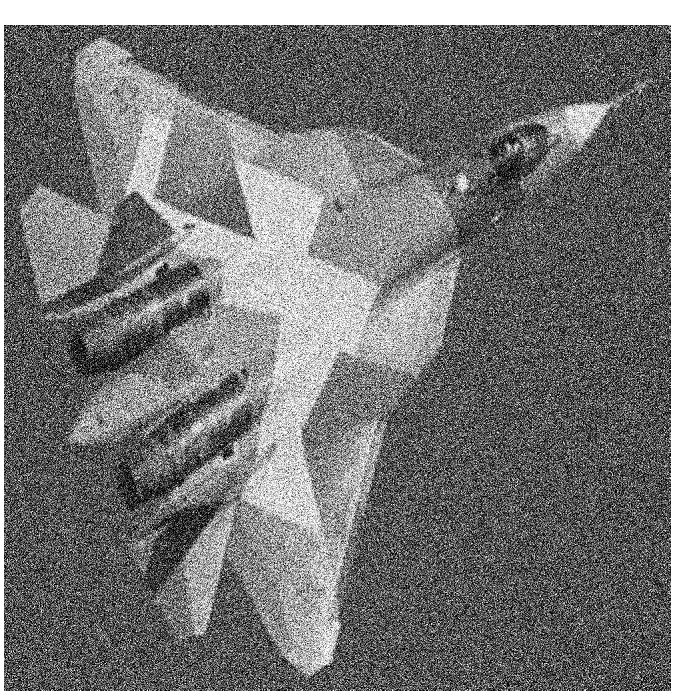
#> input picture plane.png, 675 x 698 px
$ jupyter execute --allow-errors Histogram.ipynb
#> lines starting #> are read from the running program, lines starting #| are printed output that depends on the picture; after the words box and inside, x2 and y2 are one past the last pixel; in counts of white or black regions, pixels touching at a corner belong together
[cell 1]
import cv2
import numpy as np
src = cv2.imread("plane.png" , 0)
#> src is the input picture: shape (698, 675); min 0, max 255, mean 116.7

dst = cv2.equalizeHist(src)
cv2.imshow('Source image', src)
cv2.imshow('Equalized Image', dst)

##cv2.imwrite('RGBY.png',res)

cv2.waitKey(0)
#> (the rest of this cell did not finish here and is left out)

[cell 2]
import cv2 as cv
import numpy as np

frame98 = cv.imread("frame98.jpg")
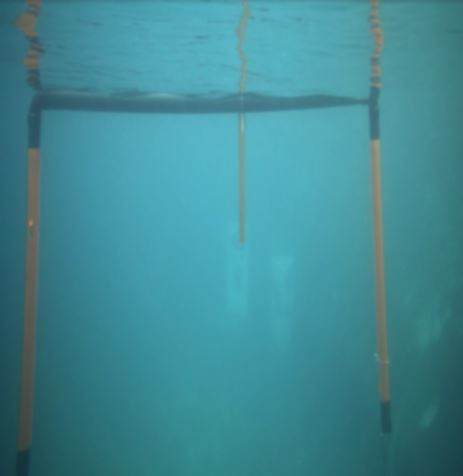
#> input picture frame98.jpg, 463 x 476 px
#> frame98 is the input picture: shape (476, 463, 3); mean B, G, R 148.8, 138.7, 64.7
frame98 = cv.resize(frame98 , None , fx = 0.4 , fy = 0.4)
#> frame98: shape (190, 185, 3)
#print(frame98[1,:,:])


cv.imshow("original" , frame98)
#frame98[:,:,0] = 0
print(frame98.shape)
#| (190, 185, 3)
gray = cv.cvtColor(frame98  , cv.COLOR_BGR2GRAY)
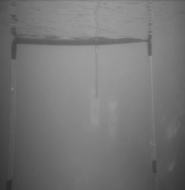
#> gray: shape (190, 185); min 41, max 159, mean 117.8
print(frame98[:,:,0])
#> (printed output is left out)
dst = cv.equalizeHist(gray)
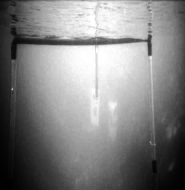
#> dst: shape (190, 185); min 0, max 255, mean 129.1

cv.imshow("equalized" , dst)
cv.imshow("without blue" , frame98)


cv.waitKey(0)
cv.destroyAllWindows()

[cell 3]
import cv2 as cv
import numpy as np

frame98 = cv.imread("frame98.jpg")
frame98 = cv.resize(frame98 , None , fx = 1 , fy = 1)


blur = cv.GaussianBlur(frame98,(5,5),0)
# [8 lines of commented-out code are left out]
hsv = cv.cvtColor(blur, cv.COLOR_BGR2HSV)
#> hsv: shape (476, 463, 3); mean H, S, V 92.5, 144, 149
greenMask = cv.inRange(hsv, (26, 10, 30), (97, 100, 255))
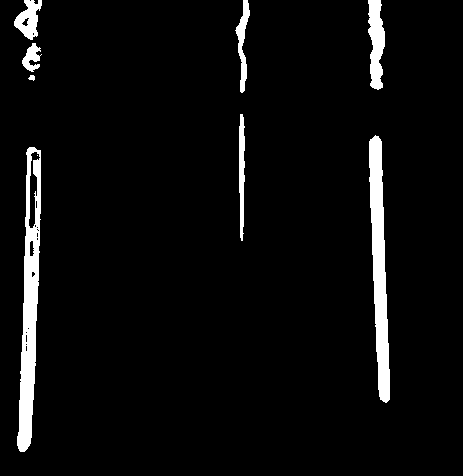
#> greenMask: shape (476, 463); 4.7% white; 9 white regions (1 under 20 px), largest, box (x1, y1, x2, y2) and area: (17, 147, 41, 452) 3833, (369, 135, 390, 403) 3274, (368, 0, 385, 90) 1084

frame98[greenMask == 255] = (0, 255, 0)
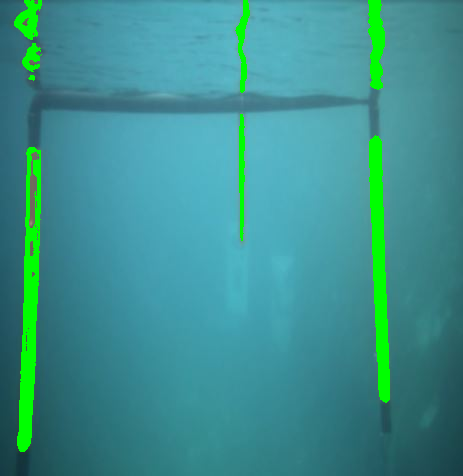
#> frame98: shape (476, 463, 3); 4.68% of pixels changed, all inside (x1, y1, x2, y2) = (14, 0, 390, 452)

cv.imshow("result" , frame98)
cv.imshow("greenMask" , greenMask)


cv.waitKey(0)
cv.destroyAllWindows()
